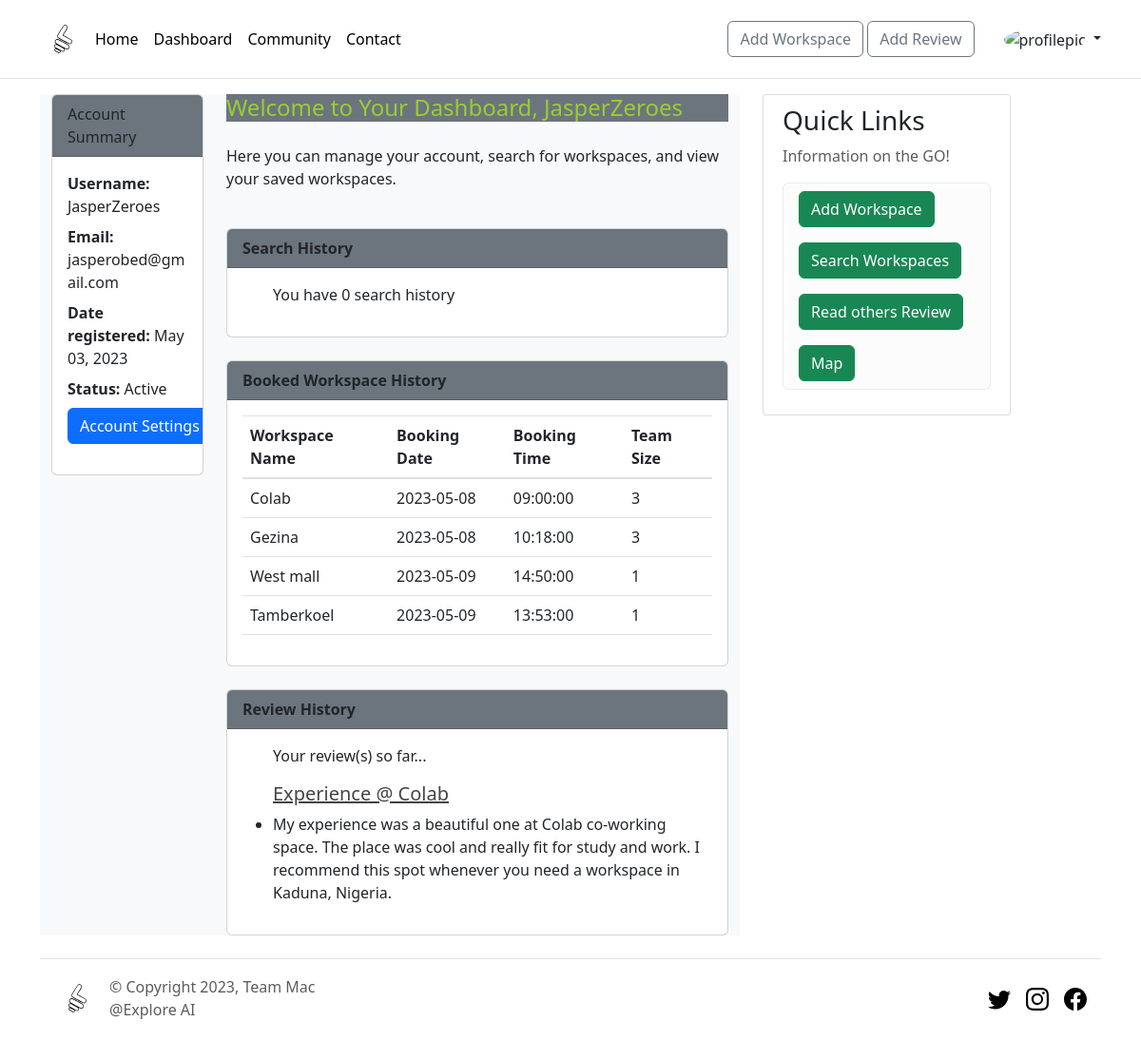
The page /dashboard (signed in) on the database its author committed.
### backend_frontend/models.py (models this page shows, shortened)
class User(db.Model, UserMixin):
    id = db.Column(db.Integer, primary_key=True)
    username = db.Column(db.String(20), unique=True, nullable = False)
    email = db.Column(db.String(100), unique=True, nullable = False)
    password = db.Column(db.String(100), nullable = False)
    image_file = db.Column(db.String(20), nullable = False, default='default.jpeg')
    date = db.Column(db.DateTime, default=datetime.datetime.now())
    reviews = db.relationship('Review', backref='author', lazy=True)
    bookings = db.relationship('Booking', backref='user', lazy=True)

class Booking(db.Model):
    id = db.Column(db.Integer, primary_key=True)
    workspace_name = db.Column(db.String(100), nullable=False)
    username = db.Column(db.String(20), db.ForeignKey('user.username'), nullable=False)
    email = db.Column(db.String(100), nullable=False)
    phone = db.Column(db.String(20), nullable=False)
    booking_date = db.Column(db.Date, nullable=False)
    booking_time = db.Column(db.Time, nullable=False)
    team_size = db.Column(db.Integer, nullable=False)

class Review(db.Model):
    id = db.Column(db.Integer, primary_key=True)
    title = db.Column(db.String(100), nullable=False)
    date_reviewed = db.Column(db.DateTime, default=datetime.datetime.now())
    content = db.Column(db.Text, nullable=False)
    ratings = db.Column(db.Float, nullable=False, default=0)
    user_id = db.Column(db.Integer, db.ForeignKey('user.id'), nullable=False)

### backend_frontend/routes.py (the view)
@app.route("/dashboard")
@login_required
def dashboard():
    return render_template("dashboard.html", title='Dashboard')

### backend_frontend/models.py (called while the page is built)
@login_manager.user_loader
def load_user(user_id):
    return User.query.get(int(user_id))

### backend_frontend/templates/dashboard.html (shortened to what this page needs)
{% extends 'layouts/layout.html' %}
{% block content %}
<head><link href="https://cdn.jsdelivr.net/npm/bootstrap@5.3.0-alpha3/dist/css/bootstrap.min.css" rel="stylesheet">
</head>
<div class="container dashboard-container bg-light">
  <div class="row">
    <div class="col-md-3 mb-4">
      <div class="card">
        <div class="card-header bg-secondary custom-yellowgreen">
          Account Summary
        </div>
        <div class="card-body">
          <p class="mb-2"> <strong>Username:</strong> {{ current_user.username }}</p>
          <p class="mb-2"> <strong>Email:</strong> {{ current_user.email }}</p>
          <p class="mb-2"> <strong>Date registered:</strong> {{ current_user.date.strftime('%B %d, %Y') }}</p>
          <p class="mb-2"> <strong>Status:</strong> Active </p>
          <p><a href="{{ url_for('account') }}" class="btn btn-primary">Account Settings</a></p>
        </div>
      </div>
    </div><br>
    <div class="col-md-9">
      <h4 class="custom-yellowgreen mb-4 bg-secondary">Welcome to Your Dashboard, {{ current_user.username }}</h4>
      <p>Here you can manage your account, search for workspaces, and view your saved workspaces.</p>
      <br>
      <div class="card">
        <div class="card-header bg-secondary custom-yellowgreen">
        <strong>Search History</strong>
        </div>
        <div class="card-body">
          <ul>
            <p> You have 0 search history</p>
          </ul>
        </div>
      </div>
      <br>
      <div class="card">
        <div class="card-header bg-secondary custom-yellowgreen">
          <strong>Booked Workspace History</strong>
        </div>
        <div class="card-body">
          <table class="table">
            <thead>
              <tr>
                <th>Workspace Name</th>
                <th>Booking Date</th>
                <th>Booking Time</th>
                <th>Team Size</th>
              </tr>
            </thead>
            <tbody>
              {% for booking in current_user.bookings %}
              <tr>
                <td>{{ booking.workspace_name }}</td>
                <td>{{ booking.booking_date }}</td>
                <td>{{ booking.booking_time }}</td>
                <td>{{ booking.team_size }}</td>
              </tr>
              {% endfor %}
            </tbody>
          </table>
        </div>
      </div>
      <br>
      <div class="card">
        <div class="card-header bg-secondary custom-yellowgreen">
          <strong>Review History</strong>
        </div>
        <div class="card-body">
          <ul>
            <p>Your review(s) so far... </p>
            {% for review in current_user.reviews %}
            <h5><a class="article-title" href="{{ url_for('review', review_id=review.id) }}">{{ review.title }}</a></h5>
              <li>{{ review.content }}</li>
            {% endfor %}
          </ul>
        </div>
      </div>
    </div>
    </div>
  </div>
{% endblock %}

### backend_frontend/static/css/main.css (style rules this page uses)
body { background: #fafafa; color: #333333; margin-top: 5rem; margin: 10; padding: 0; }
.container { max-width: 100%; margin: 0 auto; padding: 0 20px; box-sizing: border-box; }
h1, h2, h3, h4, h5, h6 { color: #444444; }
a { color: yellowgreen; }
.article-title { color: #444444; }
.btn-primary { background-color: #242425; color: yellowgreen; }
.card { height: 200px; }
.card-body { max-height: 400px; overflow-y: scroll; }
.custom-yellowgreen { color: yellowgreen; }

### rows shown on the page
User: username "JasperZeroes", email "jasperobed@gmail.com", date "May 03, 2023"
Booking: workspace_name "Colab", booking_date "2023-05-08", booking_time "09:00:00", team_size "3"
Booking: workspace_name "Gezina", booking_date "2023-05-08", booking_time "10:18:00", team_size "3"
Booking: workspace_name "West mall", booking_date "2023-05-09", booking_time "14:50:00", team_size "1"
Booking: workspace_name "Tamberkoel", booking_date "2023-05-09", booking_time "13:53:00", team_size "1"
Review: title "Experience @ Colab", content "My experience was a beautiful one at Colab co-working space. The place was cool and really fit for study and work. I recommend this spot whenever you need a workspace in Kaduna, Nigeria."
